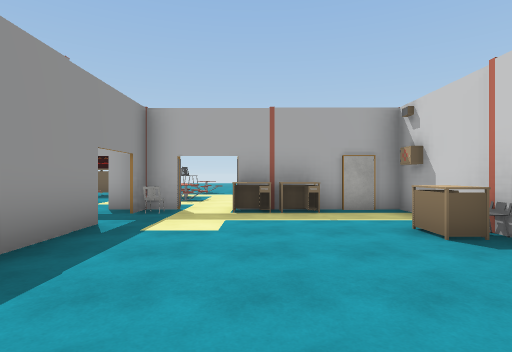
View 1 (above)

24 first-person views from a walk through a 3-D level made in the Unity game engine. The camera is 1.4 m above the floor, looks level and sees 80° across. The floor is counted in squares, 2 m on a side. Each view is taken from the middle of a square. On the plan, view 1 faces up. The plan holds only what a view shows up to about 10 squares ahead; the rest is blank. The place goes on beyond the plan. Door leaves are left out, so doorways stand open. Some surface patterns are stand-ins.

View 2
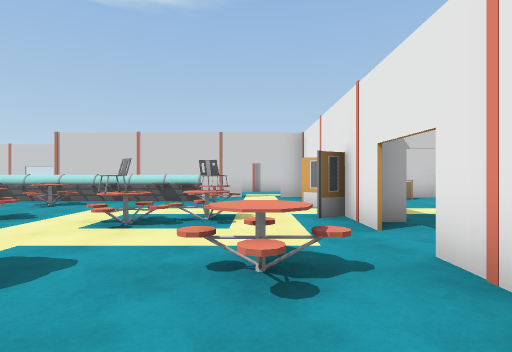

View 3
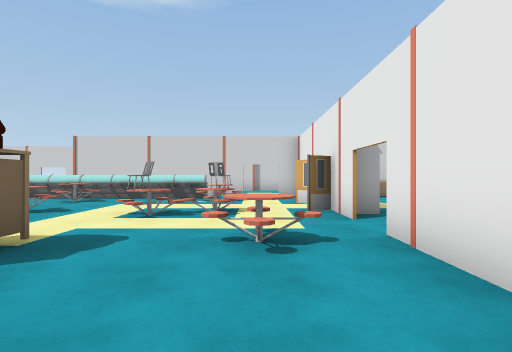

View 4
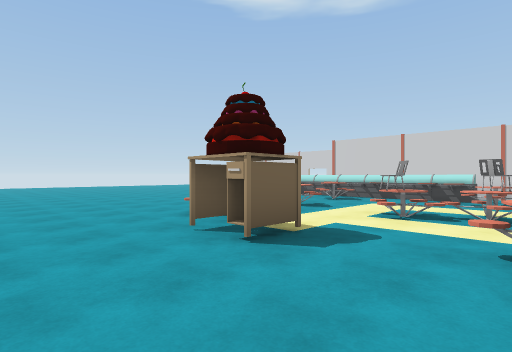

View 5
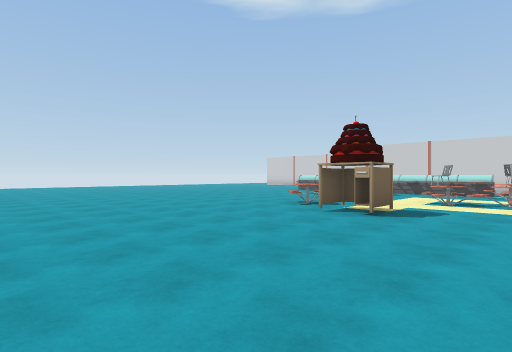

View 6
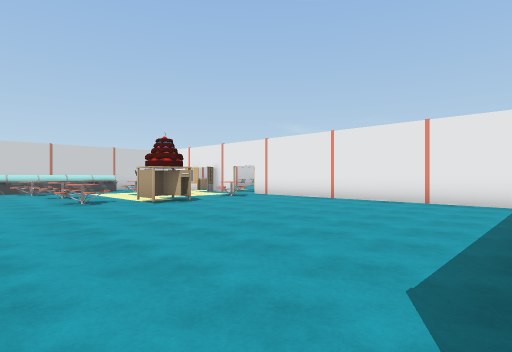

View 7
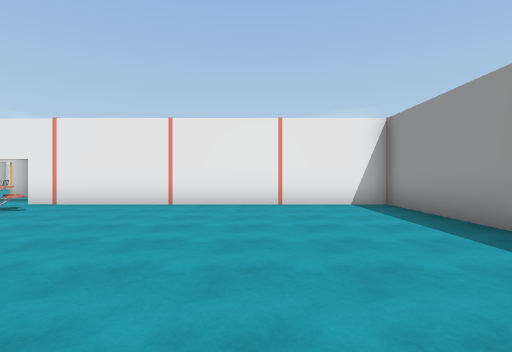

View 8
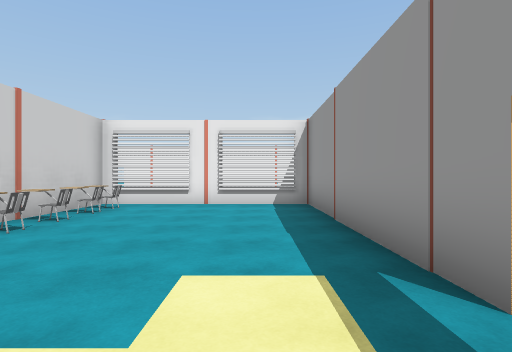

View 9
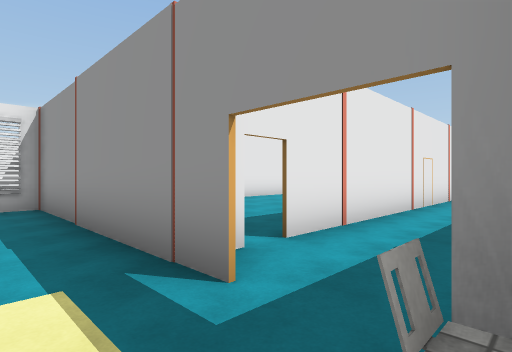

View 10
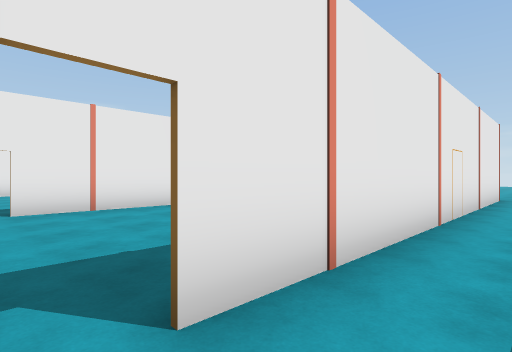

View 11
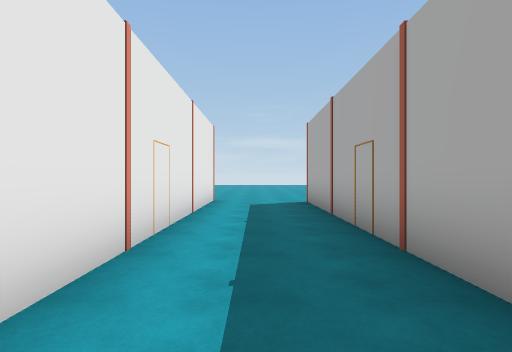

View 12
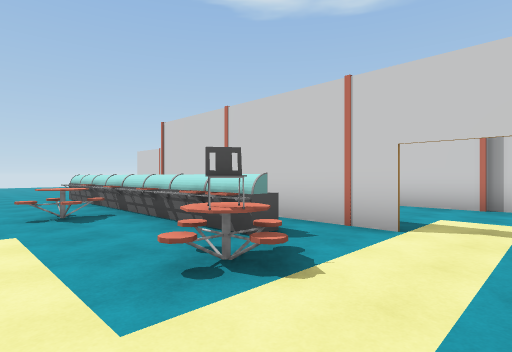

View 13
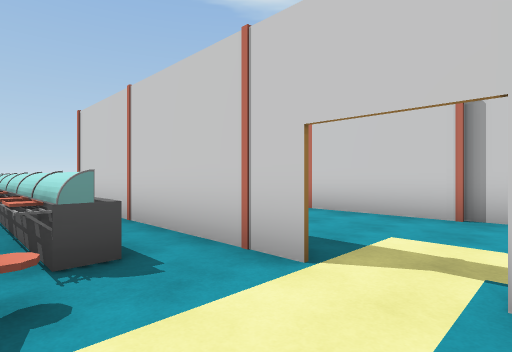

View 14
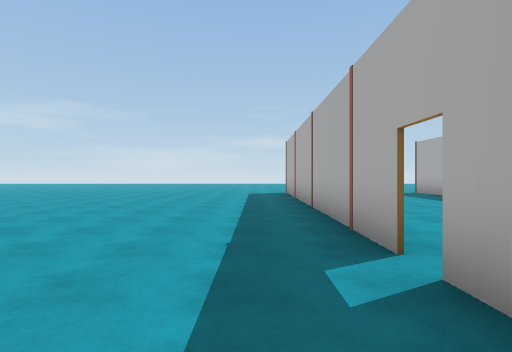

View 15
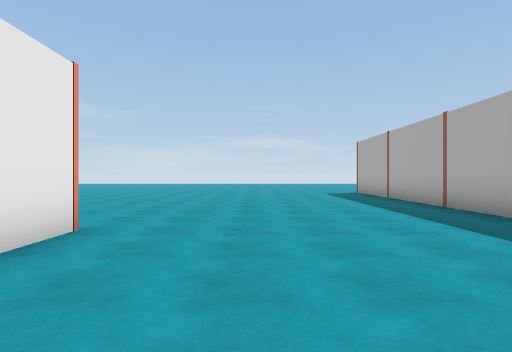

View 16
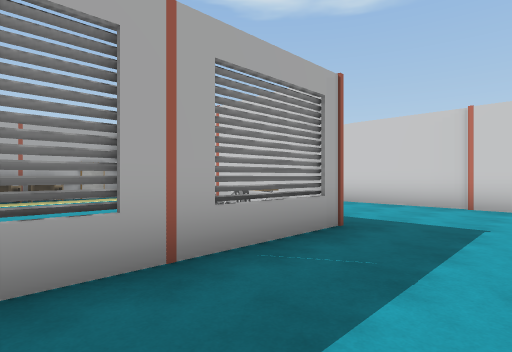

View 17
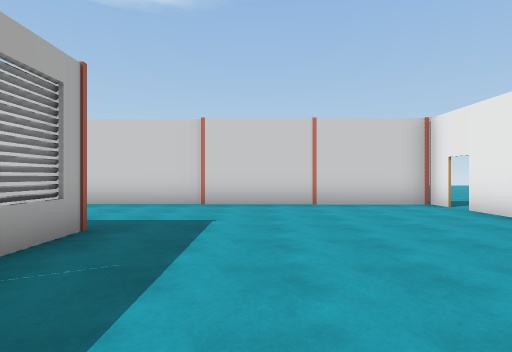

View 18
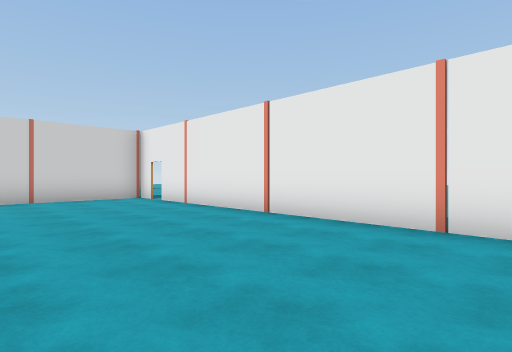

View 19
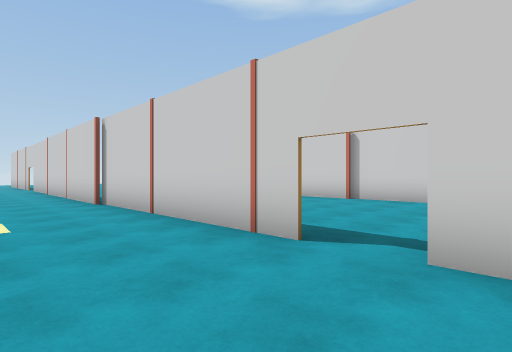

View 20
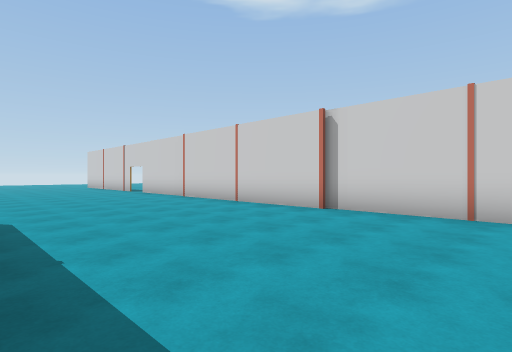

View 21
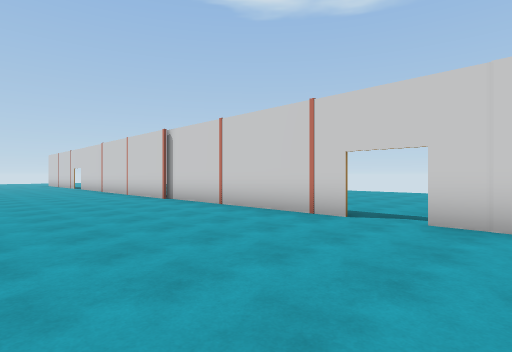

View 22
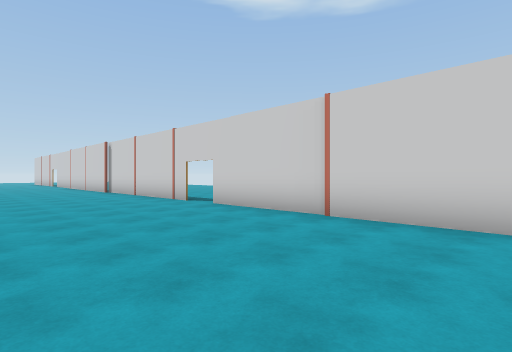

View 23
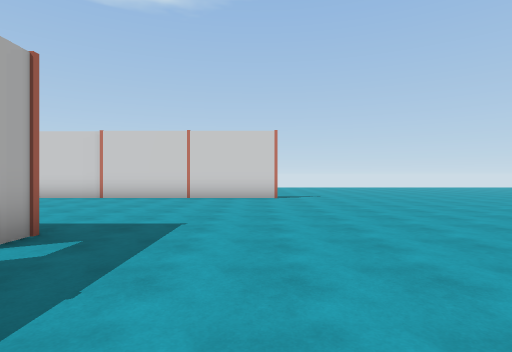

View 24
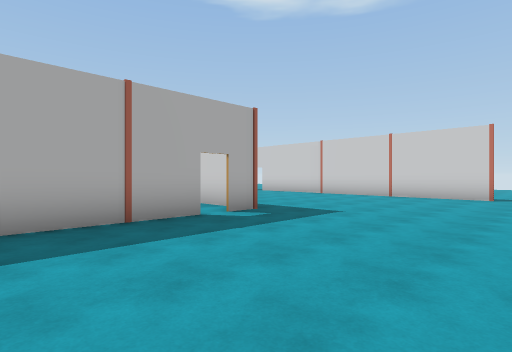

### Floor plan
Key: @ floor where view 1 was taken; # wall or solid block; x gap in a wall; . floor; / step, stairs or slope; D open door; C chair; T table; O other object.
Columns run from 14 left of view 1 to 18 right of it. Each row starts with its distance up from view 1.
 15  ..........   ..
 14   ..............O#
 13   .......TT.T.TTO#    ..
 12   ........T.T...O# ..#...
 11   .......O......O# ..#....
 10  #........./C...O# ..#.....#
  9  #..........C..C.#...#.....#
  8  #.......TT......D...#.....#
  7  #...............D...#.....#
  6 D#########DD#.TT## ..#.....#
  5 ............D....#...#.....#
  4 D#########DD#...T#...#.....#
  3    .     ...#....#...#.....#
  2    ...  ....#...C#.........#
  1      .......#...C#.........#
  0       ......#.@.C#...#.....# ....
 -1       ......#...C#...#.....#.....
 -2    #######xx######...#.........
 -3    ..................#.....#
 -4    ..................#.....#
 -5    ..................#.....#
 -6    ..................#.....#
 -7    ..................#.....#
 -8    .......#########x##.....#
 -9    ......       ...........#
-10    .....        ...........#
-11    ...          ...........#
-12                 ............
-13                 ............

Where each view was taken, in squares from view 1:
view 1: 0 up, 0 right, facing up
view 2: 8 up, 7 left, facing right
view 3: 8 up, 8 left, facing right
view 4: 8 up, 8 left, facing up-right
view 5: 8 up, 11 left, facing up-right
view 6: 15 up, 13 left, facing down-right
view 7: 14 up, 10 left, facing down
view 8: 6 up, 1 left, facing down
view 9: 6 up, 1 left, facing down-left
view 10: 5 up, 3 left, facing down-left
view 11: 5 up, 5 left, facing left
view 12: 7 up, 1 left, facing up-right
view 13: 7 up, 1 right, facing up-right
view 14: 3 down, 1 left, facing left
view 15: 6 down, 1 left, facing left
view 16: 4 down, 1 left, facing up-right
view 17: 4 down, 1 left, facing right
view 18: 4 down, 3 left, facing down-right
view 19: 0 up, 4 right, facing up-right
view 20: 1 up, 7 right, facing up-right
view 21: 4 down, 8 right, facing up-right
view 22: 9 down, 8 right, facing up-right
view 23: 11 down, 3 right, facing right
view 24: 13 down, 2 right, facing up-right
